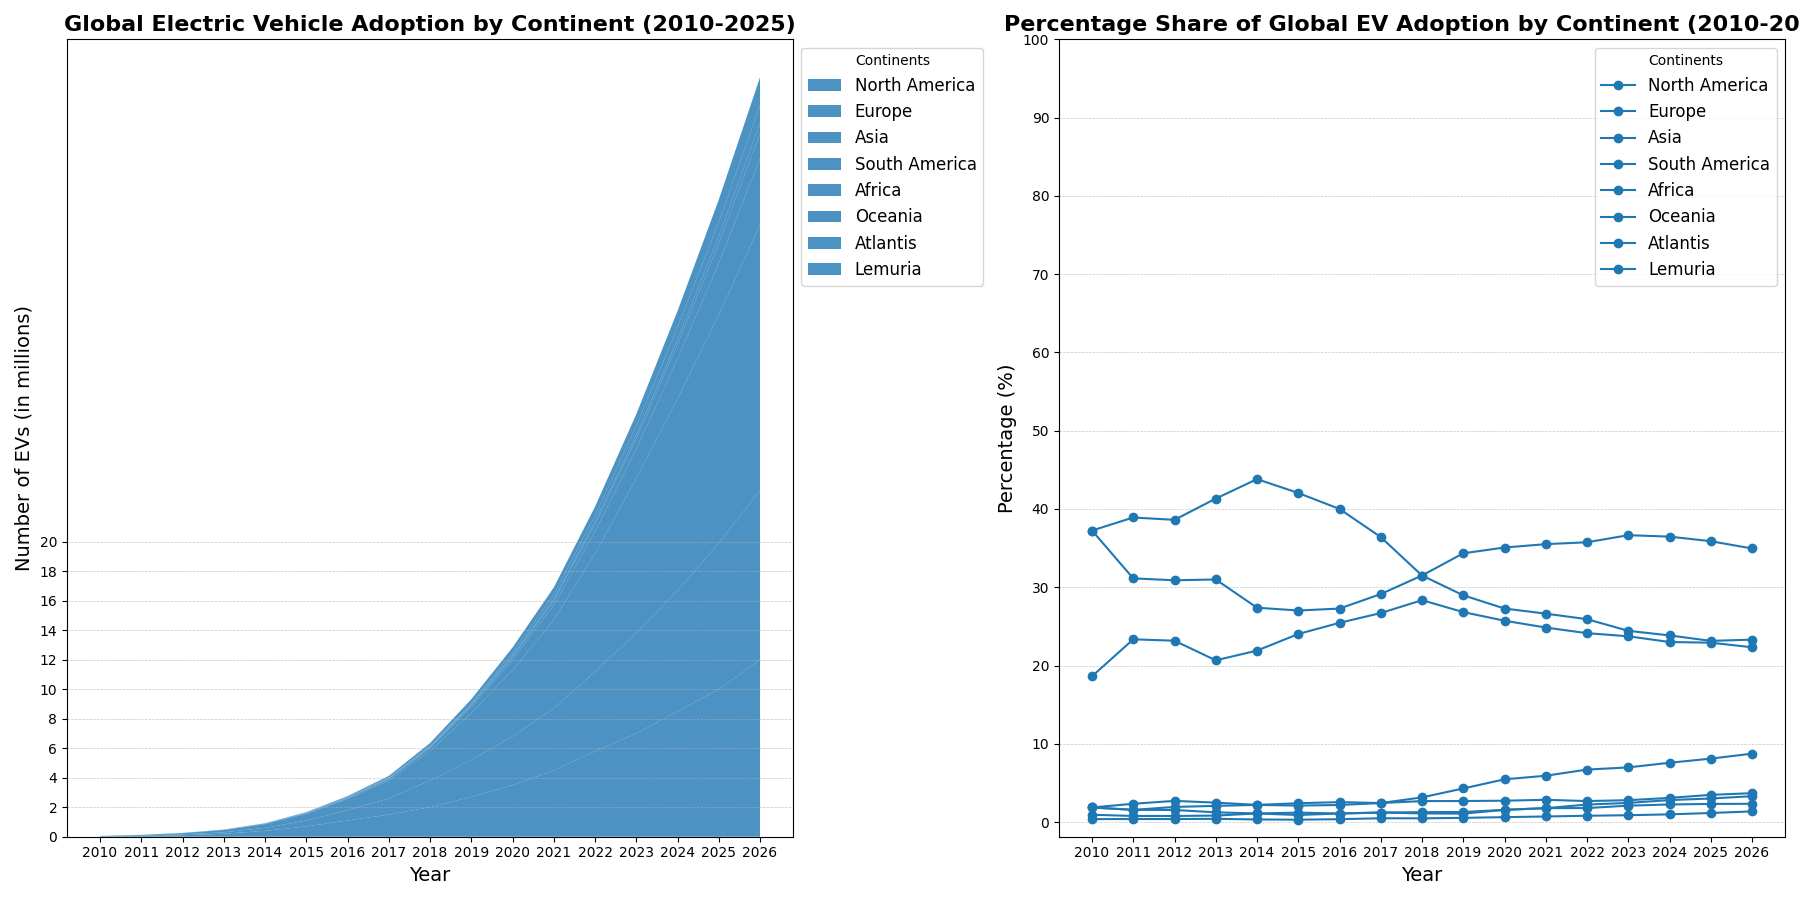

The script that drew this image:
import matplotlib.pyplot as plt
import numpy as np

years = np.arange(2010, 2027)

north_america = [0.02, 0.05, 0.1, 0.2, 0.4, 0.7, 1.1, 1.5, 2, 2.7, 3.5, 4.5, 5.8, 7, 8.5, 10, 12]
europe = [0.01, 0.03, 0.06, 0.1, 0.2, 0.4, 0.7, 1.1, 1.8, 2.5, 3.3, 4.2, 5.4, 6.8, 8.2, 9.9, 11.5]
asia = [0.02, 0.04, 0.08, 0.15, 0.25, 0.45, 0.75, 1.2, 2, 3.2, 4.5, 6, 8, 10.5, 13, 15.5, 18]
south_america = [0.001, 0.002, 0.005, 0.01, 0.02, 0.04, 0.07, 0.1, 0.2, 0.4, 0.7, 1, 1.5, 2, 2.7, 3.5, 4.5]
africa = [0.0005, 0.001, 0.002, 0.004, 0.01, 0.015, 0.03, 0.05, 0.08, 0.12, 0.2, 0.3, 0.5, 0.7, 1, 1.3, 1.7]
oceania = [0.0002, 0.0005, 0.001, 0.002, 0.003, 0.005, 0.01, 0.02, 0.03, 0.05, 0.08, 0.12, 0.18, 0.25, 0.35, 0.5, 0.7]
atlantis = [0.001, 0.002, 0.004, 0.006, 0.01, 0.02, 0.03, 0.05, 0.07, 0.1, 0.2, 0.3, 0.4, 0.6, 0.8, 1, 1.2]
lemuria = [0.001, 0.003, 0.007, 0.012, 0.02, 0.035, 0.06, 0.10, 0.17, 0.25, 0.35, 0.48, 0.6, 0.8, 1.1, 1.5, 1.9]

ev_adoption = np.vstack([north_america, europe, asia, south_america, africa, oceania, atlantis, lemuria])

def calculate_percentage(data):
    return (data / np.sum(data, axis=0)) * 100

percentage_shares = calculate_percentage(ev_adoption)

fig, (ax1, ax2) = plt.subplots(1, 2, figsize=(18, 9))

ax1.stackplot(years, ev_adoption, labels=['North America', 'Europe', 'Asia', 'South America', 'Africa', 'Oceania', 'Atlantis', 'Lemuria'],
              colors=['#1f78b4'], alpha=0.8)

ax1.set_title('Global Electric Vehicle Adoption by Continent (2010-2025)', fontsize=16, fontweight='bold')
ax1.set_xlabel('Year', fontsize=14)
ax1.set_ylabel('Number of EVs (in millions)', fontsize=14)
ax1.legend(loc='upper left', fontsize=12, title='Continents', bbox_to_anchor=(1, 1))
ax1.set_xticks(years)
ax1.set_yticks(np.arange(0, 20 + 1, 2))
ax1.yaxis.grid(True, linestyle='--', linewidth=0.5, alpha=0.7)

for i, continent in enumerate(['North America', 'Europe', 'Asia', 'South America', 'Africa', 'Oceania', 'Atlantis', 'Lemuria']):
    ax2.plot(years, percentage_shares[i], label=continent, color='#1f78b4', marker='o')

ax2.set_title('Percentage Share of Global EV Adoption by Continent (2010-2025)', fontsize=16, fontweight='bold')
ax2.set_xlabel('Year', fontsize=14)
ax2.set_ylabel('Percentage (%)', fontsize=14)
ax2.legend(loc='upper right', fontsize=12, title='Continents')
ax2.set_xticks(years)
ax2.set_yticks(np.arange(0, 100 + 1, 10))
ax2.yaxis.grid(True, linestyle='--', linewidth=0.5, alpha=0.7)

plt.tight_layout()
plt.show()
